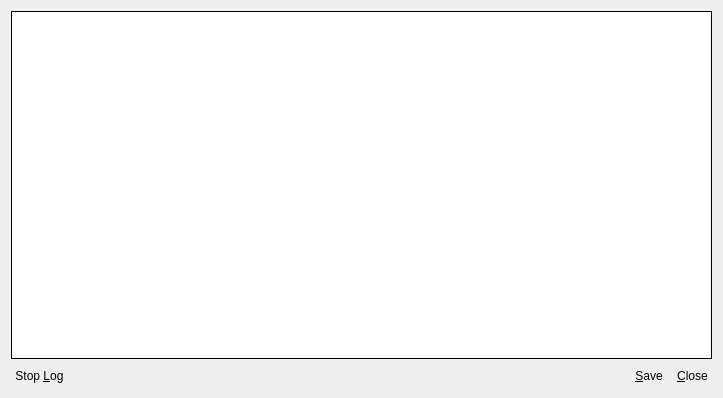
<?xml version="1.0" encoding="UTF-8"?>
<ui version="4.0">
 <class>ServiceLog</class>
 <widget class="QDialog" name="ServiceLog">
  <property name="windowModality">
   <enum>Qt::ApplicationModal</enum>
  </property>
  <property name="geometry">
   <rect>
    <x>0</x>
    <y>0</y>
    <width>723</width>
    <height>398</height>
   </rect>
  </property>
  <property name="minimumSize">
   <size>
    <width>0</width>
    <height>0</height>
   </size>
  </property>
  <property name="maximumSize">
   <size>
    <width>16777215</width>
    <height>16777215</height>
   </size>
  </property>
  <property name="windowTitle">
   <string>Securepoint SSL VPN Service Log</string>
  </property>
  <property name="windowIcon">
   <iconset>
    <normaloff>:/images/logo.png</normaloff>:/images/logo.png</iconset>
  </property>
  <property name="modal">
   <bool>true</bool>
  </property>
  <layout class="QGridLayout" name="gridLayout">
   <item row="0" column="0">
    <widget class="QPlainTextEdit" name="memLog">
     <property name="frameShape">
      <enum>QFrame::Box</enum>
     </property>
     <property name="frameShadow">
      <enum>QFrame::Plain</enum>
     </property>
     <property name="readOnly">
      <bool>true</bool>
     </property>
    </widget>
   </item>
   <item row="1" column="0">
    <layout class="QHBoxLayout" name="horizontalLayout">
     <item>
      <widget class="QPushButton" name="cmdStopLog">
       <property name="cursor">
        <cursorShape>PointingHandCursor</cursorShape>
       </property>
       <property name="styleSheet">
        <string notr="true">:hover {background-color: rgb(195, 195, 195);}
QPushButton {;text-align:center;
	padding-left: 3px;
	padding-right: 3px;
	padding-top: 3px;
	padding-bottom: 3px;}</string>
       </property>
       <property name="text">
        <string>Stop &amp;Log</string>
       </property>
       <property name="icon">
        <iconset>
         <normaloff>:/images/logstartstop.png</normaloff>:/images/logstartstop.png</iconset>
       </property>
       <property name="iconSize">
        <size>
         <width>22</width>
         <height>22</height>
        </size>
       </property>
       <property name="flat">
        <bool>true</bool>
       </property>
      </widget>
     </item>
     <item>
      <spacer name="horizontalSpacer">
       <property name="orientation">
        <enum>Qt::Horizontal</enum>
       </property>
       <property name="sizeHint" stdset="0">
        <size>
         <width>40</width>
         <height>20</height>
        </size>
       </property>
      </spacer>
     </item>
     <item>
      <widget class="QPushButton" name="cmdSave">
       <property name="cursor">
        <cursorShape>PointingHandCursor</cursorShape>
       </property>
       <property name="styleSheet">
        <string notr="true">:hover {background-color: rgb(195, 195, 195);}
QPushButton {;text-align:center;
	padding-left: 3px;
	padding-right: 3px;
	padding-top: 3px;
	padding-bottom: 3px;}</string>
       </property>
       <property name="text">
        <string>&amp;Save</string>
       </property>
       <property name="icon">
        <iconset>
         <normaloff>:/images/save.png</normaloff>:/images/save.png</iconset>
       </property>
       <property name="iconSize">
        <size>
         <width>22</width>
         <height>22</height>
        </size>
       </property>
       <property name="flat">
        <bool>true</bool>
       </property>
      </widget>
     </item>
     <item>
      <widget class="QPushButton" name="cmdClose">
       <property name="cursor">
        <cursorShape>PointingHandCursor</cursorShape>
       </property>
       <property name="styleSheet">
        <string notr="true">:hover {background-color: rgb(195, 195, 195);}
QPushButton {;text-align:center;
	padding-left: 3px;
	padding-right: 3px;
	padding-top: 3px;
	padding-bottom: 3px;}</string>
       </property>
       <property name="text">
        <string>&amp;Close</string>
       </property>
       <property name="icon">
        <iconset>
         <normaloff>:/images/close_dialog.png</normaloff>:/images/close_dialog.png</iconset>
       </property>
       <property name="iconSize">
        <size>
         <width>22</width>
         <height>22</height>
        </size>
       </property>
       <property name="default">
        <bool>true</bool>
       </property>
       <property name="flat">
        <bool>true</bool>
       </property>
      </widget>
     </item>
    </layout>
   </item>
  </layout>
 </widget>
 <resources>
  <include location="systray.qrc"/>
 </resources>
 <connections/>
</ui>
